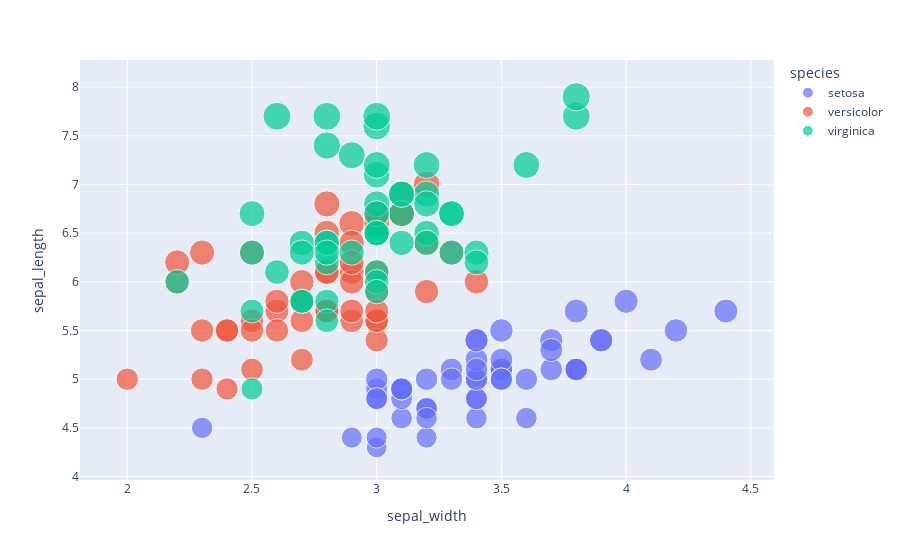

This figure's notebook cell:
### Code cell
import plotly.io as pio
import plotly.express as px
import plotly.offline as py

df = px.data.iris()
fig = px.scatter(df, x="sepal_width", y="sepal_length", color="species", size="sepal_length")
fig

### Figure 1 — Plotly figure (JSON) as saved in the notebook; plotly's stock layout.template omitted (floating-point values rounded to 4 significant figures)
{"data": [{"hovertemplate": "species=setosa<br>sepal_width=%{x}<br>sepal_length=%{marker.size}<extra></extra>", "legendgroup": "setosa", "marker": {"color": "#636efa", "size": [5.1, 4.9, 4.7, 4.6, 5, 5.4, 4.6, 5, 4.4, 4.9, 5.4, 4.8, 4.8, 4.3, 5.8, 5.7, 5.4, 5.1, 5.7, 5.1, 5.4, 5.1, 4.6, 5.1, 4.8, 5, 5, 5.2, 5.2, 4.7, 4.8, 5.4, 5.2, 5.5, 4.9, 5, 5.5, 4.9, 4.4, 5.1, 5, 4.5, 4.4, 5, 5.1, 4.8, 5.1, 4.6, 5.3, 5], "sizemode": "area", "sizeref": 0.01975, "symbol": "circle"}, "mode": "markers", "name": "setosa", "orientation": "v", "showlegend": true, "type": "scatter", "x": [3.5, 3, 3.2, 3.1, 3.6, 3.9, 3.4, 3.4, 2.9, 3.1, 3.7, 3.4, 3, 3, 4, 4.4, 3.9, 3.5, 3.8, 3.8, 3.4, 3.7, 3.6, 3.3, 3.4, 3, 3.4, 3.5, 3.4, 3.2, 3.1, 3.4, 4.1, 4.2, 3.1, 3.2, 3.5, 3.1, 3, 3.4, 3.5, 2.3, 3.2, 3.5, 3.8, 3, 3.8, 3.2, 3.7, 3.3], "xaxis": "x", "y": [5.1, 4.9, 4.7, 4.6, 5, 5.4, 4.6, 5, 4.4, 4.9, 5.4, 4.8, 4.8, 4.3, 5.8, 5.7, 5.4, 5.1, 5.7, 5.1, 5.4, 5.1, 4.6, 5.1, 4.8, 5, 5, 5.2, 5.2, 4.7, 4.8, 5.4, 5.2, 5.5, 4.9, 5, 5.5, 4.9, 4.4, 5.1, 5, 4.5, 4.4, 5, 5.1, 4.8, 5.1, 4.6, 5.3, 5], "yaxis": "y"}, {"hovertemplate": "species=versicolor<br>sepal_width=%{x}<br>sepal_length=%{marker.size}<extra></extra>", "legendgroup": "versicolor", "marker": {"color": "#EF553B", "size": [7, 6.4, 6.9, 5.5, 6.5, 5.7, 6.3, 4.9, 6.6, 5.2, 5, 5.9, 6, 6.1, 5.6, 6.7, 5.6, 5.8, 6.2, 5.6, 5.9, 6.1, 6.3, 6.1, 6.4, 6.6, 6.8, 6.7, 6, 5.7, 5.5, 5.5, 5.8, 6, 5.4, 6, 6.7, 6.3, 5.6, 5.5, 5.5, 6.1, 5.8, 5, 5.6, 5.7, 5.7, 6.2, 5.1, 5.7], "sizemode": "area", "sizeref": 0.01975, "symbol": "circle"}, "mode": "markers", "name": "versicolor", "orientation": "v", "showlegend": true, "type": "scatter", "x": [3.2, 3.2, 3.1, 2.3, 2.8, 2.8, 3.3, 2.4, 2.9, 2.7, 2, 3, 2.2, 2.9, 2.9, 3.1, 3, 2.7, 2.2, 2.5, 3.2, 2.8, 2.5, 2.8, 2.9, 3, 2.8, 3, 2.9, 2.6, 2.4, 2.4, 2.7, 2.7, 3, 3.4, 3.1, 2.3, 3, 2.5, 2.6, 3, 2.6, 2.3, 2.7, 3, 2.9, 2.9, 2.5, 2.8], "xaxis": "x", "y": [7, 6.4, 6.9, 5.5, 6.5, 5.7, 6.3, 4.9, 6.6, 5.2, 5, 5.9, 6, 6.1, 5.6, 6.7, 5.6, 5.8, 6.2, 5.6, 5.9, 6.1, 6.3, 6.1, 6.4, 6.6, 6.8, 6.7, 6, 5.7, 5.5, 5.5, 5.8, 6, 5.4, 6, 6.7, 6.3, 5.6, 5.5, 5.5, 6.1, 5.8, 5, 5.6, 5.7, 5.7, 6.2, 5.1, 5.7], "yaxis": "y"}, {"hovertemplate": "species=virginica<br>sepal_width=%{x}<br>sepal_length=%{marker.size}<extra></extra>", "legendgroup": "virginica", "marker": {"color": "#00cc96", "size": [6.3, 5.8, 7.1, 6.3, 6.5, 7.6, 4.9, 7.3, 6.7, 7.2, 6.5, 6.4, 6.8, 5.7, 5.8, 6.4, 6.5, 7.7, 7.7, 6, 6.9, 5.6, 7.7, 6.3, 6.7, 7.2, 6.2, 6.1, 6.4, 7.2, 7.4, 7.9, 6.4, 6.3, 6.1, 7.7, 6.3, 6.4, 6, 6.9, 6.7, 6.9, 5.8, 6.8, 6.7, 6.7, 6.3, 6.5, 6.2, 5.9], "sizemode": "area", "sizeref": 0.01975, "symbol": "circle"}, "mode": "markers", "name": "virginica", "orientation": "v", "showlegend": true, "type": "scatter", "x": [3.3, 2.7, 3, 2.9, 3, 3, 2.5, 2.9, 2.5, 3.6, 3.2, 2.7, 3, 2.5, 2.8, 3.2, 3, 3.8, 2.6, 2.2, 3.2, 2.8, 2.8, 2.7, 3.3, 3.2, 2.8, 3, 2.8, 3, 2.8, 3.8, 2.8, 2.8, 2.6, 3, 3.4, 3.1, 3, 3.1, 3.1, 3.1, 2.7, 3.2, 3.3, 3, 2.5, 3, 3.4, 3], "xaxis": "x", "y": [6.3, 5.8, 7.1, 6.3, 6.5, 7.6, 4.9, 7.3, 6.7, 7.2, 6.5, 6.4, 6.8, 5.7, 5.8, 6.4, 6.5, 7.7, 7.7, 6, 6.9, 5.6, 7.7, 6.3, 6.7, 7.2, 6.2, 6.1, 6.4, 7.2, 7.4, 7.9, 6.4, 6.3, 6.1, 7.7, 6.3, 6.4, 6, 6.9, 6.7, 6.9, 5.8, 6.8, 6.7, 6.7, 6.3, 6.5, 6.2, 5.9], "yaxis": "y"}], "layout": {"autosize": true, "legend": {"itemsizing": "constant", "title": {"text": "species"}, "tracegroupgap": 0}, "margin": {"t": 60}, "xaxis": {"anchor": "y", "autorange": true, "domain": [0, 1], "range": [1.814, 4.59], "title": {"text": "sepal_width"}, "type": "linear"}, "yaxis": {"anchor": "x", "autorange": true, "domain": [0, 1], "range": [3.822, 8.466], "title": {"text": "sepal_length"}, "type": "linear"}}}
